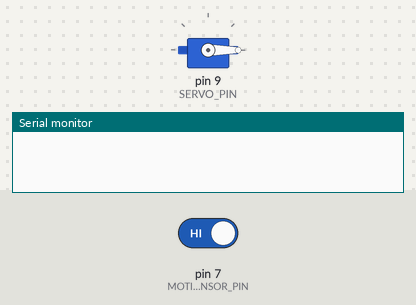
Recording of a sketch running on a simulated Arduino Uno, built with avr-gcc and run on an emulated ATmega328P. On the bench: servo, the last lines printed to the serial monitor. Inputs (shaded band) come from the test bench; at power-on: pin 7 (MOTION_SENSOR_PIN) HIGH.

Above: at 1.2 s.
1.3 s: pin 7 (MOTION_SENSOR_PIN) driven LOW
2.8 s: pin 7 (MOTION_SENSOR_PIN) driven HIGH
At 3.3 s:
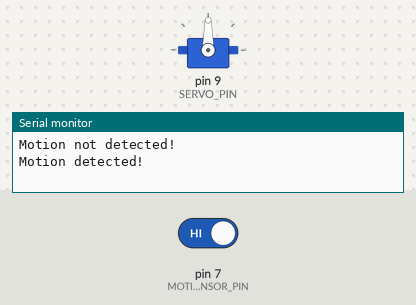
Timing chart, 0 to 5.8 s (numbered marks = the images above; inputs shaded):
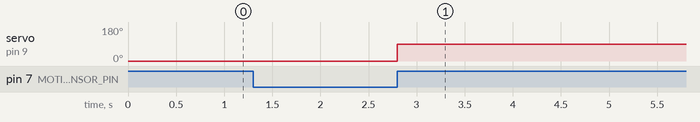

Measured:
- after the input at 2.8 s, servo on pin 9 (SERVO_PIN): 0° → 90° at once

The sketch:

motion_triggered_servomotor.ino
```cpp
#include <Servo.h>
const int MOTION_SENSOR_PIN = 7;
const int SERVO_PIN = 9;

Servo servo_object;
int angle = 0;
int last_state;
int current_state;

void setup() {
  Serial.begin(9600);
  pinMode(MOTION_SENSOR_PIN, INPUT);
  servo_object.attach(SERVO_PIN);
  servo_object.write(angle);
  current_state = digitalRead(MOTION_SENSOR_PIN);
}

void loop() {
  last_state = current_state;
  current_state = digitalRead(MOTION_SENSOR_PIN);
  if (current_state == LOW && last_state == HIGH) {
    Serial.println("Motion not detected!");
    servo_object.write(0);
  }
  else if (current_state == HIGH && last_state == LOW) {
    Serial.println("Motion detected!");
    servo_object.write(90);
  }
}
```
